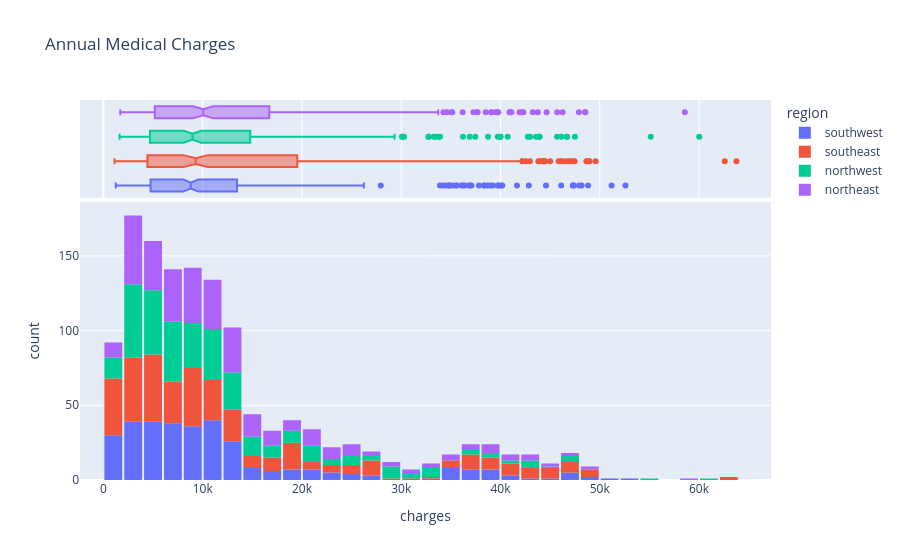

Notebook source saved alongside this figure:
### Markdown cell above
* Медіана виплат для чоловіків та жінок практично співпадає, проте q3 для чоловіків значно більше, ніж для жінок. Окрім того, у виплатах більше $30,000 переважають чоловіки.Можливо, це пов'язано або з більшою схильністю до хвороб та страхових випадків саме для чоловіків.
* Для нижчих медичних витрат ($2,000 - $28,000) співвідношення кількості чоловіків та жінок майже рівні, більша відмінність з'являється для більших витрат.

### Code cell
fig = px.histogram(medical_df,
                   x='charges',
                   marginal='box',
                   color='region',
                   title='Annual Medical Charges')
fig.update_layout(bargap=0.1)
fig.show()

### Figure 1 — Plotly figure (JSON) as saved in the notebook; plotly's stock layout.template omitted (floating-point values rounded to 4 significant figures; data arrays with more than 128 entries replaced by an {"elided": "..."} marker saying what was removed)
{"data": [{"bingroup": "x", "hovertemplate": "region=southwest<br>charges=%{x}<br>count=%{y}<extra></extra>", "legendgroup": "southwest", "marker": {"color": "#636efa", "pattern": {"shape": ""}}, "name": "southwest", "orientation": "v", "showlegend": true, "type": "histogram", "x": {"elided": "325 float values"}, "xaxis": "x", "yaxis": "y"}, {"hovertemplate": "region=southwest<br>charges=%{x}<extra></extra>", "legendgroup": "southwest", "marker": {"color": "#636efa"}, "name": "southwest", "notched": true, "showlegend": false, "type": "box", "x": {"elided": "325 float values"}, "xaxis": "x2", "yaxis": "y2"}, {"bingroup": "x", "hovertemplate": "region=southeast<br>charges=%{x}<br>count=%{y}<extra></extra>", "legendgroup": "southeast", "marker": {"color": "#EF553B", "pattern": {"shape": ""}}, "name": "southeast", "orientation": "v", "showlegend": true, "type": "histogram", "x": {"elided": "364 float values"}, "xaxis": "x", "yaxis": "y"}, {"hovertemplate": "region=southeast<br>charges=%{x}<extra></extra>", "legendgroup": "southeast", "marker": {"color": "#EF553B"}, "name": "southeast", "notched": true, "showlegend": false, "type": "box", "x": {"elided": "364 float values"}, "xaxis": "x2", "yaxis": "y2"}, {"bingroup": "x", "hovertemplate": "region=northwest<br>charges=%{x}<br>count=%{y}<extra></extra>", "legendgroup": "northwest", "marker": {"color": "#00cc96", "pattern": {"shape": ""}}, "name": "northwest", "orientation": "v", "showlegend": true, "type": "histogram", "x": {"elided": "325 float values"}, "xaxis": "x", "yaxis": "y"}, {"hovertemplate": "region=northwest<br>charges=%{x}<extra></extra>", "legendgroup": "northwest", "marker": {"color": "#00cc96"}, "name": "northwest", "notched": true, "showlegend": false, "type": "box", "x": {"elided": "325 float values"}, "xaxis": "x2", "yaxis": "y2"}, {"bingroup": "x", "hovertemplate": "region=northeast<br>charges=%{x}<br>count=%{y}<extra></extra>", "legendgroup": "northeast", "marker": {"color": "#ab63fa", "pattern": {"shape": ""}}, "name": "northeast", "orientation": "v", "showlegend": true, "type": "histogram", "x": {"elided": "324 float values"}, "xaxis": "x", "yaxis": "y"}, {"hovertemplate": "region=northeast<br>charges=%{x}<extra></extra>", "legendgroup": "northeast", "marker": {"color": "#ab63fa"}, "name": "northeast", "notched": true, "showlegend": false, "type": "box", "x": {"elided": "324 float values"}, "xaxis": "x2", "yaxis": "y2"}], "layout": {"bargap": 0.1, "barmode": "relative", "legend": {"title": {"text": "region"}, "tracegroupgap": 0}, "title": {"text": "Annual Medical Charges"}, "xaxis": {"anchor": "y", "domain": [0, 1], "title": {"text": "charges"}}, "xaxis2": {"anchor": "y2", "domain": [0, 1], "matches": "x", "showgrid": true, "showticklabels": false}, "yaxis": {"anchor": "x", "domain": [0, 0.7326], "title": {"text": "count"}}, "yaxis2": {"anchor": "x2", "domain": [0.7426, 1], "matches": "y2", "showgrid": false, "showline": false, "showticklabels": false, "ticks": ""}}}
